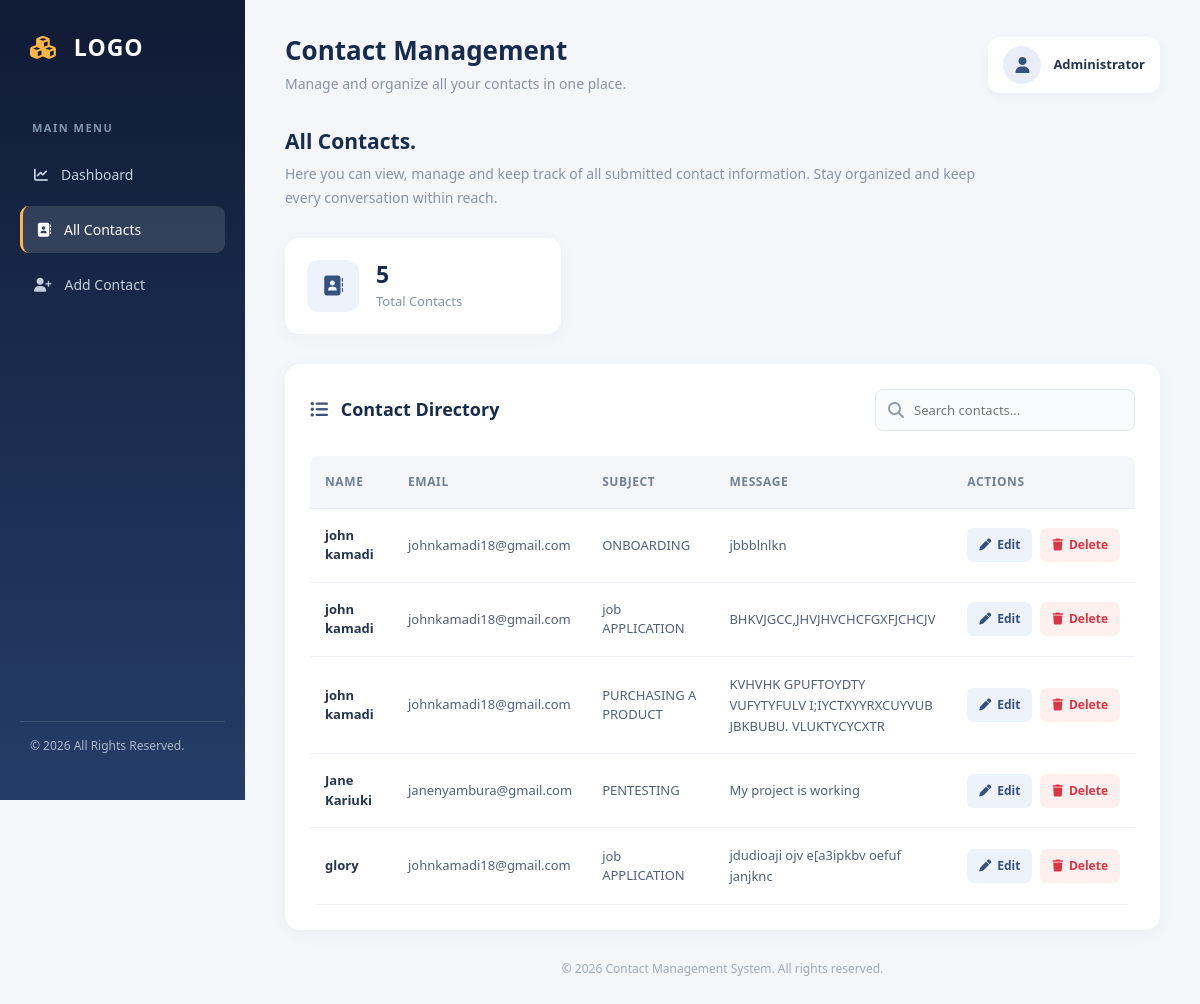
/show/, run on an earlier commit of the app's database.
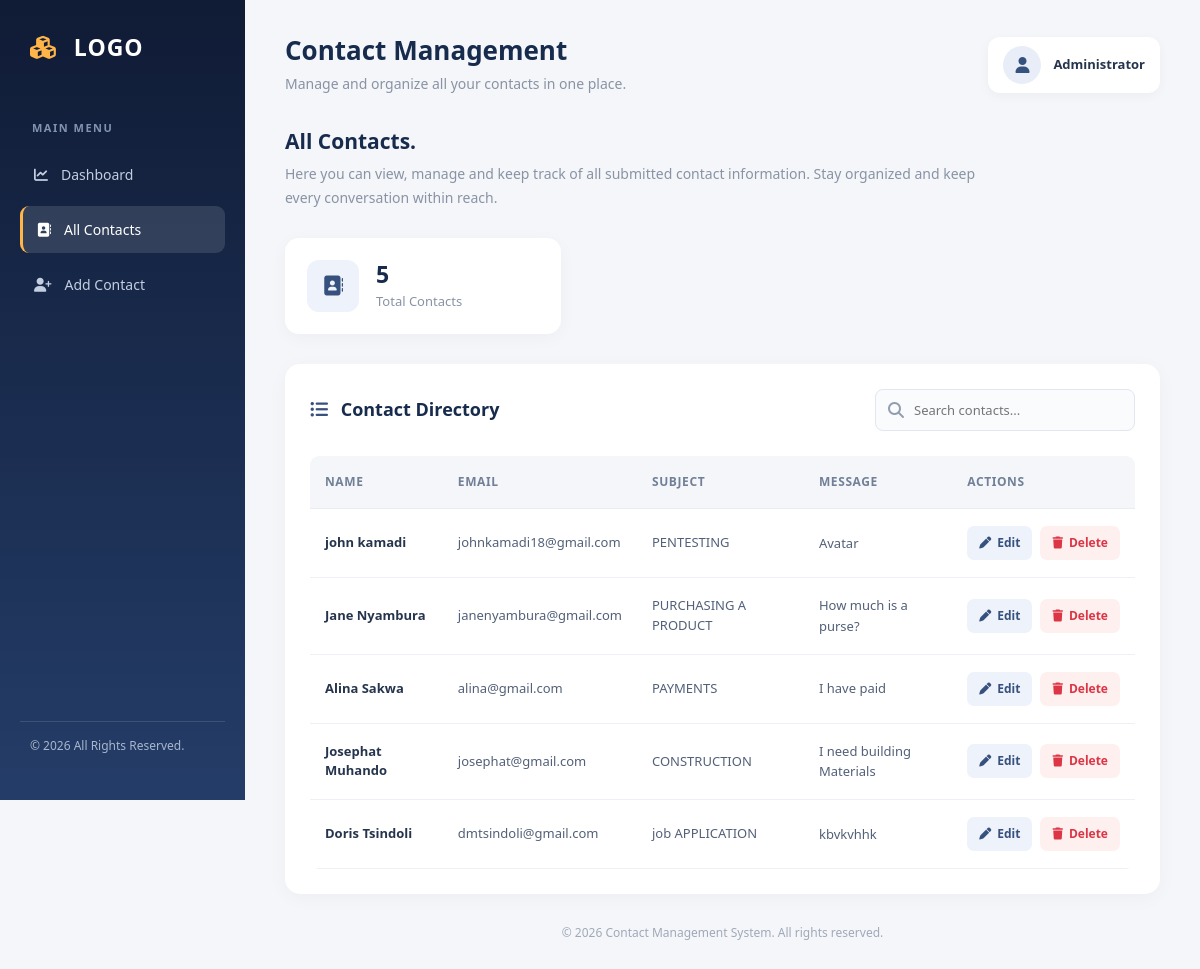
And on a later commit of the database.
### myapp/models.py (models this page shows, shortened)
class Contact(models.Model):
    name = models.CharField(max_length=50)
    email = models.EmailField()
    subject = models.CharField(max_length=50)
    message = models.TextField()

### myapp/views.py (the view)
# urls.py: path('show/', views.show, name = 'show'),
def show(request):
    all = Contact.objects.all()
    return render(request, 'show.html', {"all" : all})

### templates/show.html (shortened to what this page needs)
<!DOCTYPE html>
<html lang="en">
<head>
    {% load static %}
    <link rel="stylesheet" href="{% static 'assets/vendor/bootstrap/css/bootstrap.min.css' %}">
    <link rel="stylesheet" href="https://cdnjs.cloudflare.com/ajax/libs/font-awesome/6.5.0/css/all.min.css">
</head>
<body>
    <aside class="sidebar">
        <div class="brand">
            <i class="fas fa-cubes"></i> LOGO
        </div>
        <p class="sidebar-label">MAIN MENU</p>
        <a href="#" class="sidebar-link">
            <i class="fas fa-chart-line"></i>
            <span>Dashboard</span>
        </a>
        <a href="#" class="sidebar-link active">
            <i class="fas fa-address-book"></i>
            <span>All Contacts</span>
        </a>
        <a href="#" class="sidebar-link">
            <i class="fas fa-user-plus"></i>
            <span>Add Contact</span>
        </a>
        <div class="sidebar-footer">
            &copy; 2026 All Rights Reserved.
        </div>
    </aside>
    <main class="main-content">
        <div class="topbar">
            <div class="page-title">
                <h2>Contact Management</h2>
                <p>Manage and organize all your contacts in one place.</p>
            </div>
            <div class="profile">
                <div class="profile-icon">
                    <i class="fas fa-user"></i>
                </div>
                <span>Administrator</span>
            </div>
        </div>
        <div class="welcome-section">
            <h3>All Contacts.</h3>
            <p>
                Here you can view, manage and keep track of all submitted
                contact information. Stay organized and keep every
                conversation within reach.
            </p>
        </div>
        <div class="row">
            <div class="col-md-5 col-lg-4">
                <div class="stats-card">
                    <div class="stats-icon">
                        <i class="fas fa-address-book"></i>
                    </div>
                    <div>
                        <h4>{{ all|length }}</h4>
                        <p>Total Contacts</p>
                    </div>
                </div>
            </div>
        </div>
        <div class="table-card">
            <div class="table-header">
                <h4>
                    <i class="fas fa-list-ul me-2"
                       style="color:#37517e;"></i>
                    Contact Directory
                </h4>
                <div class="search-box">
                    <i class="fas fa-search"></i>
                    <input type="text" placeholder="Search contacts...">
                </div>
            </div>
            <div class="table-responsive">
                <table class="table">
                    <thead>
                        <tr>
                            <th>Name</th>
                            <th>Email</th>
                            <th>Subject</th>
                            <th>Message</th>
                            <th>Actions</th>
                        </tr>
                    </thead>
                    <tbody>
                        {% for contact in all %}
                        <tr>
                            <td class="contact-name">
                                {{ contact.name }}
                            </td>
                            <td>
                                {{ contact.email }}
                            </td>
                            <td>
                                {{ contact.subject }}
                            </td>
                            <td class="contact-message">
                                {{ contact.message }}
                            </td>
                            <td>
                                <div class="action-buttons">
                                    <a href="/edit/{{ contact.id }}"
                                       class="btn-edit">
                                        <i class="fas fa-pen"></i>
                                        Edit
                                    </a>
                                    <a href="/delete/{{ contact.id }}"
                                       class="btn-delete">
                                        <i class="fas fa-trash"></i>
                                        Delete
                                    </a>
                                </div>
                            </td>
                        </tr>
                        {% endfor %}
                    </tbody>
                </table>
            </div>
        </div>
        <div class="main-footer">
            &copy; 2026 Contact Management System. All rights reserved.
        </div>
    </main>
</body>
</html>

### templates/show.html (style rules this page uses)
* { margin: 0; padding: 0; box-sizing: border-box; }
body { font-family: 'Segoe UI', sans-serif; background: #f4f6fa; color: #26354d; }
.sidebar { width: 245px; height: 100vh; background: linear-gradient(180deg, #101b35, #243d68); position: fixed; top: 0; left: 0; padding: 30px 20px; color: white; display: flex; flex-direction: column; }
.brand { font-size: 23px; font-weight: 700; letter-spacing: 1px; margin-bottom: 55px; padding-left: 10px; }
.brand i { color: #ffb547; margin-right: 10px; }
.sidebar-label { color: #8293b1; font-size: 11px; font-weight: 700; letter-spacing: 1.5px; padding-left: 12px; margin-bottom: 15px; }
.sidebar-link { display: flex; align-items: center; gap: 13px; color: #c3cee0; text-decoration: none; padding: 13px 14px; border-radius: 9px; font-size: 14px; margin-bottom: 8px; transition: 0.3s; }
.sidebar-link:hover, .sidebar-link.active { background: rgba(255, 255, 255, 0.12); color: white; }
.sidebar-link.active { border-left: 3px solid #ffb547; }
.sidebar-footer { margin-top: auto; padding: 15px 10px; font-size: 12px; color: #a9b7ce; border-top: 1px solid rgba(255,255,255,0.12); }
.main-content { margin-left: 245px; padding: 35px 40px; }
.topbar { display: flex; justify-content: space-between; align-items: center; margin-bottom: 35px; }
.page-title h2 { font-size: 26px; font-weight: 700; color: #172b4d; margin-bottom: 7px; }
.page-title p { color: #8993a4; font-size: 14px; margin: 0; }
.profile { display: flex; align-items: center; gap: 12px; background: white; padding: 9px 15px; border-radius: 12px; box-shadow: 0 3px 12px rgba(0,0,0,0.04); }
.profile-icon { width: 38px; height: 38px; background: #e8edf7; color: #37517e; display: flex; align-items: center; justify-content: center; border-radius: 50%; }
.profile span { font-size: 13px; font-weight: 600; }
.welcome-section { margin-bottom: 28px; }
.welcome-section h3 { font-size: 21px; font-weight: 700; color: #172b4d; margin-bottom: 8px; }
.welcome-section p { color: #8993a4; font-size: 14px; max-width: 700px; line-height: 1.7; }
.stats-card { background: white; border-radius: 14px; padding: 22px; display: flex; align-items: center; gap: 17px; box-shadow: 0 4px 18px rgba(0,0,0,0.035); margin-bottom: 30px; }
.stats-icon { width: 52px; height: 52px; background: #edf2fb; color: #37517e; display: flex; align-items: center; justify-content: center; border-radius: 12px; font-size: 20px; }
.stats-card h4 { font-size: 23px; font-weight: 700; color: #172b4d; margin-bottom: 3px; }
.stats-card p { color: #8993a4; font-size: 13px; margin: 0; }
.table-card { background: white; border-radius: 15px; padding: 25px; box-shadow: 0 4px 20px rgba(0,0,0,0.035); }
.table-header { display: flex; justify-content: space-between; align-items: center; flex-wrap: wrap; gap: 15px; margin-bottom: 25px; }
.table-header h4 { font-size: 18px; font-weight: 700; color: #172b4d; margin: 0; }
.search-box { position: relative; width: 260px; }
.search-box i { position: absolute; left: 13px; top: 50%; transform: translateY(-50%); color: #929db0; }
.search-box input { width: 100%; height: 42px; border: 1px solid #e1e6ef; border-radius: 8px; padding: 8px 12px 8px 38px; font-size: 13px; outline: none; background: #fafbfd; }
.table-responsive { border-radius: 9px; }
.table { margin-bottom: 0; vertical-align: middle; min-width: 750px; }
.table thead th { background: #f4f6fa; color: #718096; font-size: 12px; font-weight: 700; text-transform: uppercase; letter-spacing: 0.6px; padding: 17px 15px; border-bottom: 1px solid #e9edf3; white-space: nowrap; }
.table tbody td { padding: 17px 15px; font-size: 13px; color: #526078; border-bottom: 1px solid #edf0f5; }
.contact-name { font-weight: 600; color: #26354d !important; }
.contact-message { max-width: 250px; white-space: normal; line-height: 1.6; }
.action-buttons { display: flex; gap: 8px; }
.btn-edit, .btn-delete { border: none; padding: 8px 12px; border-radius: 7px; font-size: 12px; font-weight: 600; text-decoration: none; display: inline-flex; align-items: center; gap: 6px; transition: 0.3s; white-space: nowrap; }
.btn-edit { background: #edf2fb; color: #37517e; }
.btn-delete { background: #fff0f0; color: #dc3545; }
.main-footer { text-align: center; color: #a0a9b8; font-size: 12px; padding: 30px 0 10px; }

What changed in the data, as far as the page shows it:
removed Contact: name "john kamadi", email "johnkamadi18@gmail.com", subject "job APPLICATION", message "BHKVJGCC,JHVJHVCHCFGXFJCHCJV"
removed Contact: name "john kamadi", email "johnkamadi18@gmail.com", subject "PURCHASING A PRODUCT", message "KVHVHK GPUFTOYDTY VUFYTYFULV I;IYCTXYYRXCUYVUB JBKBUBU. VLUKTYCYCXTR"
removed Contact: name "Jane Kariuki", email "janenyambura@gmail.com", subject "PENTESTING", message "My project is working"
changed Contact "john kamadi": subject "ONBOARDING" → "PENTESTING"; message "jbbblnlkn" → "Avatar"
changed Contact: name "glory" → "Jane Nyambura"; email "johnkamadi18@gmail.com" → "janenyambura@gmail.com"; subject "job APPLICATION" → "PURCHASING A PRODUCT"; message "jdudioaji ojv e[a3ipkbv oefuf janjknc" → "How much is a purse?"
added Contact: name "Alina Sakwa", email "alina@gmail.com", subject "PAYMENTS", message "I have paid"
added Contact: name "Josephat Muhando", email "josephat@gmail.com", subject "CONSTRUCTION", message "I need building Materials"
added Contact: name "Doris Tsindoli", email "dmtsindoli@gmail.com", subject "job APPLICATION", message "kbvkvhhk"
